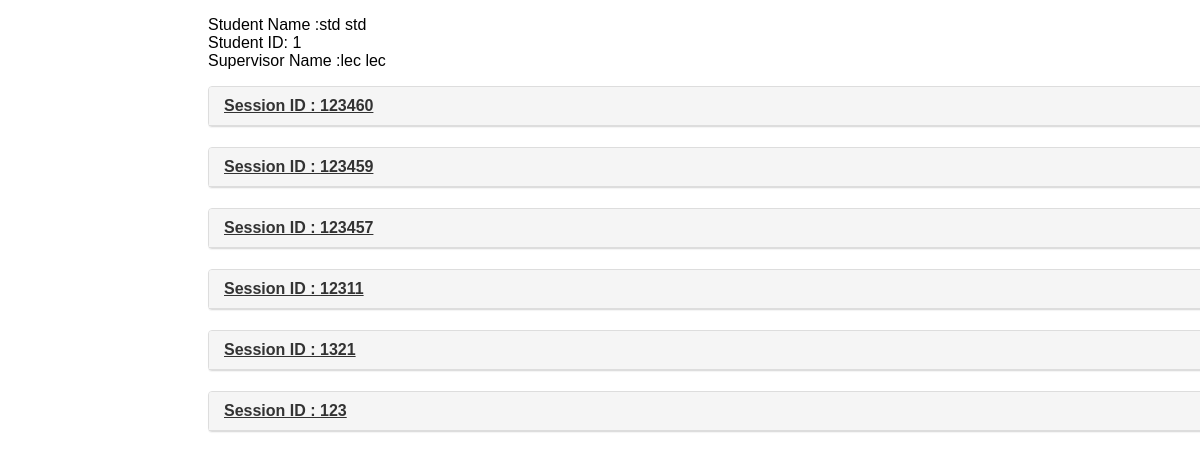
The app's page /populateSample.php (signed in) with its own data.
### tables this page shows
CREATE TABLE `sessions` (
  `StudentId` int(10) NOT NULL,
  `lecId` text NOT NULL,
  `sessionNo` int(11) NOT NULL,
  `sesDate` date NOT NULL,
  `startTime` time NOT NULL,
  `endTime` time NOT NULL,
  `meetingNotes` varchar(500) NOT NULL
);

### classes/DbConfig.php (called while the page is built, shortened)
<?php
class DbConfig
{
	private $_host = 'localhost';
	private $_username = 'root';
	private $_password = '';
	private $_database = 'quotations';
	protected $connection;
	public function __construct()
	{
		if (!isset($this->connection)) {
			$this->connection = new mysqli($this->_host, $this->_username, $this->_password, $this->_database);
		}
		return $this->connection;
	}
}
?>

### classes/Supervisee.php (called while the page is built, shortened)
<?php
include_once("classes/Crud.php");
class Supervisee extends Crud
{
	public function getAllSessions($studentId,$lecturer_id)
	{
		$crud = new Crud();
		$query = "SELECT SES.*,CONCAT(std.fName,' ',std.lName) as Student_FullName,CONCAT(lec.fName,' ',lec.lName) as Lecture_FullName,std.access FROM sessions SES INNER JOIN LOGIN std ON SES.StudentId = std.empId INNER join login lec ON SES.lecId = lec.empId WHERE std.access = 'student' AND std.empId = $studentId AND lecId = $lecturer_id ORDER BY SES.sessionNo DESC";
    $result = $crud->getData($query);
		return $result;
	}
	public function getBasicSessionDetails($studentId)
	{
		$crud = new Crud();
		$query = "SELECT DISTINCT lecId as LecID,SES.StudentId,CONCAT(std.fName,' ',std.lName) as Student_FullName,CONCAT(lec.fName,' ',lec.lName) as Lecture_FullName FROM sessions SES INNER JOIN LOGIN std ON SES.StudentId = std.empId INNER join login lec ON SES.lecId = lec.empId WHERE std.access = 'student' AND std.empId = $studentId ORDER BY lecId DESC";
    $result = $crud->getData($query);
		return $result;
	}
}
?>

### classes/Crud.php (called while the page is built, shortened)
<?php
include_once 'DbConfig.php';
class Crud extends DbConfig
{
	public function getData($query)
	{
		$result = $this->connection->query($query);
		$rows = array();
		while ($row = $result->fetch_assoc()) {
			$rows[] = $row;
		}
		return $rows;
	}
}
?>

### populateSample.php (the view, shortened to what this page needs)
<!DOCTYPE html>
<html>
<head>
<link rel="stylesheet" type="text/css" href="css/populateSample.css" />
</head>
<body>
<div class="container">
    <div class="panel-group" id="accordion">
<?php
      $studentId = $_SESSION['empId'];
      include_once("classes/Supervisee.php");
      $supervisee = new Supervisee();
      $resultMain = $supervisee->getBasicSessionDetails($studentId);
      foreach ($resultMain as $key => $res) {
          echo"<p style='margin-left:200px;'>Student Name :".$res['Student_FullName']."</br>Student ID: ".$res['StudentId']."</br>Supervisor Name :".$res['Lecture_FullName']."</p>";
          $result = $supervisee->getAllSessions($studentId,$res['LecID']);
          foreach ($result as $key => $res) {
              $sessionNo= $res['sessionNo'];
              echo'   <div class="panel panel-default" style="margin-left:200px; width:1000px;">  ';
              echo'      <div class="panel-heading">';
              echo'        <h4 class="panel-title">';
              echo'			<a data-toggle="collapse" data-parent="#accordion" href="#'.$sessionNo.'">Session ID : '.$sessionNo.'</a>';
              echo'		 </h4>';
              echo'	   </div>';
              echo'</div>';
          }
      }
	?>
	</div>
</div>
</body>
</html>

### css/populateSample.css (style rules this page uses)
html { font-family: sans-serif; text-size-adjust: 100%; }
* { box-sizing: border-box; }
.panel { margin-bottom: 20px; background-color: rgb(255, 255, 255); border: 1px solid transparent; border-radius: 4px; box-shadow: rgba(0, 0, 0, 0.0470588) 0px 1px 1px; }
.panel-heading { padding: 10px 15px; border-bottom: 1px solid transparent; border-top-left-radius: 3px; border-top-right-radius: 3px; }
.panel-title { margin-top: 0px; margin-bottom: 0px; font-size: 16px; color: inherit; }
.panel-title > .small, .panel-title > .small > a, .panel-title > a, .panel-title > small, .panel-title > small > a { color: inherit; }
.panel-default { border-color: rgb(221, 221, 221); }
.panel-default > .panel-heading { color: rgb(51, 51, 51); background-color: rgb(245, 245, 245); border-color: rgb(221, 221, 221); }

### records on screen
sessions: sessionNo "123460"
sessions: sessionNo "123459"
sessions: sessionNo "123457"
sessions: sessionNo "12311"
sessions: sessionNo "1321"
sessions: sessionNo "123"

### other values on screen
$res['Student_FullName'] "std std"
$res['StudentId'] "1"
$res['Lecture_FullName'] "lec lec"
